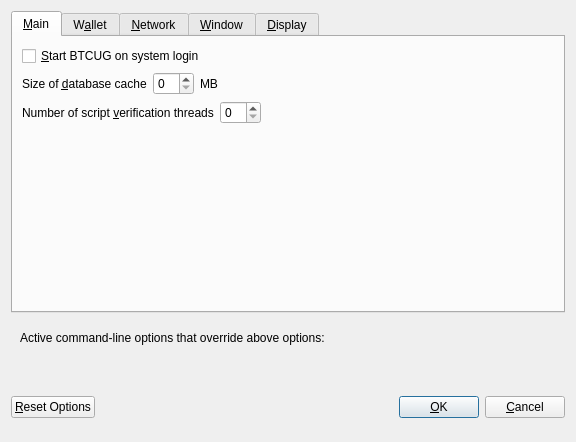
<?xml version="1.0" encoding="UTF-8"?>
<ui version="4.0">
 <class>OptionsDialog</class>
 <widget class="QDialog" name="OptionsDialog">
  <property name="geometry">
   <rect>
    <x>0</x>
    <y>0</y>
    <width>576</width>
    <height>442</height>
   </rect>
  </property>
  <property name="windowTitle">
   <string>Options</string>
  </property>
  <property name="modal">
   <bool>true</bool>
  </property>
  <layout class="QVBoxLayout" name="verticalLayout">
   <item>
    <widget class="QTabWidget" name="tabWidget">
     <property name="currentIndex">
      <number>0</number>
     </property>
     <widget class="QWidget" name="tabMain">
      <attribute name="title">
       <string>&amp;Main</string>
      </attribute>
      <layout class="QVBoxLayout" name="verticalLayout_Main">
       <item>
        <widget class="QCheckBox" name="bitcoinAtStartup">
         <property name="toolTip">
          <string>Automatically start BTCUG after logging in to the system.</string>
         </property>
         <property name="text">
          <string>&amp;Start BTCUG on system login</string>
         </property>
        </widget>
       </item>
       <item>
        <layout class="QHBoxLayout" name="horizontalLayout_2_Main">
         <item>
          <widget class="QLabel" name="databaseCacheLabel">
           <property name="text">
            <string>Size of &amp;database cache</string>
           </property>
           <property name="textFormat">
            <enum>Qt::PlainText</enum>
           </property>
           <property name="buddy">
            <cstring>databaseCache</cstring>
           </property>
          </widget>
         </item>
         <item>
          <widget class="QSpinBox" name="databaseCache"/>
         </item>
         <item>
          <widget class="QLabel" name="databaseCacheUnitLabel">
           <property name="text">
            <string>MB</string>
           </property>
           <property name="textFormat">
            <enum>Qt::PlainText</enum>
           </property>
          </widget>
         </item>
         <item>
          <spacer name="horizontalSpacer_2_Main">
           <property name="orientation">
            <enum>Qt::Horizontal</enum>
           </property>
           <property name="sizeHint" stdset="0">
            <size>
             <width>40</width>
             <height>20</height>
            </size>
           </property>
          </spacer>
         </item>
        </layout>
       </item>
       <item>
        <layout class="QHBoxLayout" name="horizontalLayout_3_Main">
         <item>
          <widget class="QLabel" name="threadsScriptVerifLabel">
           <property name="text">
            <string>Number of script &amp;verification threads</string>
           </property>
           <property name="textFormat">
            <enum>Qt::PlainText</enum>
           </property>
           <property name="buddy">
            <cstring>threadsScriptVerif</cstring>
           </property>
          </widget>
         </item>
         <item>
          <widget class="QSpinBox" name="threadsScriptVerif">
           <property name="toolTip">
            <string>(0 = auto, &lt;0 = leave that many cores free)</string>
           </property>
          </widget>
         </item>
         <item>
          <spacer name="horizontalSpacer_3_Main">
           <property name="orientation">
            <enum>Qt::Horizontal</enum>
           </property>
           <property name="sizeHint" stdset="0">
            <size>
             <width>40</width>
             <height>20</height>
            </size>
           </property>
          </spacer>
         </item>
        </layout>
       </item>
       <item>
        <spacer name="verticalSpacer_2">
         <property name="orientation">
          <enum>Qt::Vertical</enum>
         </property>
         <property name="sizeHint" stdset="0">
          <size>
           <width>20</width>
           <height>40</height>
          </size>
         </property>
        </spacer>
       </item>
      </layout>
     </widget>
     <widget class="QWidget" name="tabWallet">
      <attribute name="title">
       <string>W&amp;allet</string>
      </attribute>
      <layout class="QVBoxLayout" name="verticalLayout_Wallet">
       <item>
        <layout class="QHBoxLayout" name="horizontalLayout_2_Wallet">
         <item>
          <widget class="QLabel" name="labelStakeSplitThresholdText">
           <property name="text">
            <string>Stake split threshold:</string>
           </property>
          </widget>
         </item>
         <item>
          <widget class="QSpinBox" name="spinBoxStakeSplitThreshold">
           <property name="minimum">
            <number>1</number>
           </property>
           <property name="maximum">
            <number>999999</number>
           </property>
          </widget>
         </item>
        </layout>
       </item>
       <item>
        <widget class="QGroupBox" name="groupBox">
         <property name="title">
          <string>Expert</string>
         </property>
         <layout class="QVBoxLayout" name="verticalLayout_2">
          <item>
           <widget class="QCheckBox" name="coinControlFeatures">
            <property name="toolTip">
             <string>Whether to show coin control features or not.</string>
            </property>
            <property name="text">
             <string>Enable coin &amp;control features</string>
            </property>
           </widget>
          </item>
          <item>
           <widget class="QCheckBox" name="showMasternodesTab">
            <property name="toolTip">
             <string>Show additional tab listing all your masternodes in first sub-tab&lt;br/&gt;and all masternodes on the network in second sub-tab.</string>
            </property>
            <property name="text">
             <string>Show Masternodes Tab</string>
            </property>
           </widget>
          </item>
          <item>
           <widget class="QCheckBox" name="spendZeroConfChange">
            <property name="toolTip">
             <string>If you disable the spending of unconfirmed change, the change from a transaction&lt;br/&gt;cannot be used until that transaction has at least one confirmation.&lt;br/&gt;This also affects how your balance is computed.</string>
            </property>
            <property name="text">
             <string>&amp;Spend unconfirmed change</string>
            </property>
           </widget>
          </item>
         </layout>
        </widget>
       </item>
       <item>
        <spacer name="verticalSpacer_Wallet">
         <property name="orientation">
          <enum>Qt::Vertical</enum>
         </property>
         <property name="sizeHint" stdset="0">
          <size>
           <width>20</width>
           <height>40</height>
          </size>
         </property>
        </spacer>
       </item>
      </layout>
     </widget>
     <widget class="QWidget" name="tabNetwork">
      <attribute name="title">
       <string>&amp;Network</string>
      </attribute>
      <layout class="QVBoxLayout" name="verticalLayout_Network">
       <item>
        <widget class="QCheckBox" name="mapPortUpnp">
         <property name="toolTip">
          <string>Automatically open the BTCUG client port on the router. This only works when your router supports UPnP and it is enabled.</string>
         </property>
         <property name="text">
          <string>Map port using &amp;UPnP</string>
         </property>
        </widget>
       </item>
       <item>
        <widget class="QCheckBox" name="allowIncoming">
         <property name="toolTip">
          <string>Accept connections from outside</string>
         </property>
         <property name="text">
          <string>Allow incoming connections</string>
         </property>
        </widget>
       </item>
       <item>
        <widget class="QCheckBox" name="connectSocks">
         <property name="toolTip">
          <string>Connect to the BTCUG network through a SOCKS5 proxy.</string>
         </property>
         <property name="text">
          <string>&amp;Connect through SOCKS5 proxy (default proxy):</string>
         </property>
        </widget>
       </item>
       <item>
        <layout class="QHBoxLayout" name="horizontalLayout_1_Network">
         <item>
          <widget class="QLabel" name="proxyIpLabel">
           <property name="text">
            <string>Proxy &amp;IP:</string>
           </property>
           <property name="textFormat">
            <enum>Qt::PlainText</enum>
           </property>
           <property name="buddy">
            <cstring>proxyIp</cstring>
           </property>
          </widget>
         </item>
         <item>
          <widget class="QValidatedLineEdit" name="proxyIp">
           <property name="minimumSize">
            <size>
             <width>140</width>
             <height>0</height>
            </size>
           </property>
           <property name="maximumSize">
            <size>
             <width>140</width>
             <height>16777215</height>
            </size>
           </property>
           <property name="toolTip">
            <string>IP address of the proxy (e.g. IPv4: 127.0.0.1 / IPv6: ::1)</string>
           </property>
          </widget>
         </item>
         <item>
          <widget class="QLabel" name="proxyPortLabel">
           <property name="text">
            <string>&amp;Port:</string>
           </property>
           <property name="textFormat">
            <enum>Qt::PlainText</enum>
           </property>
           <property name="buddy">
            <cstring>proxyPort</cstring>
           </property>
          </widget>
         </item>
         <item>
          <widget class="QLineEdit" name="proxyPort">
           <property name="minimumSize">
            <size>
             <width>55</width>
             <height>0</height>
            </size>
           </property>
           <property name="maximumSize">
            <size>
             <width>55</width>
             <height>16777215</height>
            </size>
           </property>
           <property name="toolTip">
            <string>Port of the proxy (e.g. 9050)</string>
           </property>
          </widget>
         </item>
         <item>
          <spacer name="horizontalSpacer_1_Network">
           <property name="orientation">
            <enum>Qt::Horizontal</enum>
           </property>
           <property name="sizeHint" stdset="0">
            <size>
             <width>40</width>
             <height>20</height>
            </size>
           </property>
          </spacer>
         </item>
        </layout>
       </item>
       <item>
        <spacer name="verticalSpacer_Network">
         <property name="orientation">
          <enum>Qt::Vertical</enum>
         </property>
         <property name="sizeHint" stdset="0">
          <size>
           <width>20</width>
           <height>40</height>
          </size>
         </property>
        </spacer>
       </item>
      </layout>
     </widget>
     <widget class="QWidget" name="tabWindow">
      <attribute name="title">
       <string>&amp;Window</string>
      </attribute>
      <layout class="QVBoxLayout" name="verticalLayout_Window">
       <item>
        <widget class="QCheckBox" name="minimizeToTray">
         <property name="toolTip">
          <string>Show only a tray icon after minimizing the window.</string>
         </property>
         <property name="text">
          <string>&amp;Minimize to the tray instead of the taskbar</string>
         </property>
        </widget>
       </item>
       <item>
        <widget class="QCheckBox" name="minimizeOnClose">
         <property name="toolTip">
          <string>Minimize instead of exit the application when the window is closed. When this option is enabled, the application will be closed only after selecting Quit in the menu.</string>
         </property>
         <property name="text">
          <string>M&amp;inimize on close</string>
         </property>
        </widget>
       </item>
       <item>
        <spacer name="verticalSpacer_Window">
         <property name="orientation">
          <enum>Qt::Vertical</enum>
         </property>
         <property name="sizeHint" stdset="0">
          <size>
           <width>20</width>
           <height>40</height>
          </size>
         </property>
        </spacer>
       </item>
      </layout>
     </widget>
     <widget class="QWidget" name="tabDisplay">
      <attribute name="title">
       <string>&amp;Display</string>
      </attribute>
      <layout class="QVBoxLayout" name="verticalLayout_Display">
       <item>
        <layout class="QHBoxLayout" name="horizontalLayout_1_Display">
         <item>
          <widget class="QLabel" name="langLabel">
           <property name="text">
            <string>User Interface &amp;language:</string>
           </property>
           <property name="textFormat">
            <enum>Qt::PlainText</enum>
           </property>
           <property name="buddy">
            <cstring>lang</cstring>
           </property>
          </widget>
         </item>
         <item>
          <widget class="QValueComboBox" name="lang">
           <property name="toolTip">
            <string>The user interface language can be set here. This setting will take effect after restarting BTCUG.</string>
           </property>
          </widget>
         </item>
        </layout>
       </item>
       <item>
        <widget class="QLabel" name="label_3">
         <property name="toolTip">
          <string notr="true"/>
         </property>
         <property name="statusTip">
          <string notr="true"/>
         </property>
         <property name="whatsThis">
          <string notr="true"/>
         </property>
         <property name="accessibleName">
          <string notr="true"/>
         </property>
         <property name="text">
          <string>Language missing or translation incomplete? Help contributing translations here:
https://discord.gg/vCgKhFFeJt</string>
         </property>
         <property name="wordWrap">
          <bool>true</bool>
         </property>
         <property name="openExternalLinks">
          <bool>true</bool>
         </property>
         <property name="textInteractionFlags">
          <set>Qt::TextBrowserInteraction</set>
         </property>
        </widget>
       </item>
       <item>
        <layout class="QHBoxLayout" name="horizontalLayout_2_Display" stretch="0,0">
         <item>
          <widget class="QLabel" name="themeLabel">
           <property name="text">
            <string>User Interface Theme:</string>
           </property>
          </widget>
         </item>
         <item>
          <widget class="QValueComboBox" name="theme"/>
         </item>
        </layout>
       </item>
       <item>
        <widget class="QWidget" name="verticalDisplayWidget" native="true">
         <layout class="QVBoxLayout" name="verticalDisplayLayout">
          <property name="margin">
           <number>0</number>
          </property>
          <item>
           <widget class="Line" name="line">
            <property name="orientation">
             <enum>Qt::Horizontal</enum>
            </property>
           </widget>
          </item>
          <item>
           <layout class="QHBoxLayout" name="horizontalLayout_3_Display">
            <item>
             <widget class="QLabel" name="unitLabel">
              <property name="text">
               <string>Unit to show amounts in:</string>
              </property>
              <property name="textFormat">
               <enum>Qt::PlainText</enum>
              </property>
             </widget>
            </item>
            <item>
             <widget class="QValueComboBox" name="unit">
              <property name="toolTip">
               <string>Choose the default subdivision unit to show in the interface and when sending coins.</string>
              </property>
             </widget>
            </item>
           </layout>
          </item>
          <item>
           <layout class="QHBoxLayout" name="horizontalLayout_4_Display">
            <item>
             <widget class="QLabel" name="digitsLabel">
              <property name="text">
               <string>Decimal digits</string>
              </property>
             </widget>
            </item>
            <item>
             <widget class="QValueComboBox" name="digits"/>
            </item>
           </layout>
          </item>
          <item>
           <layout class="QHBoxLayout" name="horizontalLayout_5_Display">
            <item>
             <widget class="QCheckBox" name="checkBoxHideZeroBalances">
              <property name="toolTip">
               <string>Hide empty balances</string>
              </property>
              <property name="layoutDirection">
               <enum>Qt::LeftToRight</enum>
              </property>
              <property name="text">
               <string>Hide empty balances</string>
              </property>
             </widget>
            </item>
            <item>
             <widget class="QCheckBox" name="checkBoxHideOrphans">
              <property name="toolTip">
               <string>Hide orphan stakes in transaction lists</string>
              </property>
              <property name="text">
               <string>Hide orphan stakes</string>
              </property>
             </widget>
            </item>
            <item>
             <spacer name="horizontalSpacer">
              <property name="orientation">
               <enum>Qt::Horizontal</enum>
              </property>
              <property name="sizeHint" stdset="0">
               <size>
                <width>40</width>
                <height>20</height>
               </size>
              </property>
             </spacer>
            </item>
           </layout>
          </item>
          <item>
           <layout class="QHBoxLayout" name="horizontalLayout_6_Display">
            <item>
             <widget class="QLabel" name="thirdPartyTxUrlsLabel">
              <property name="toolTip">
               <string>Third party URLs (e.g. a block explorer) that appear in the transactions tab as context menu items. %s in the URL is replaced by transaction hash. Multiple URLs are separated by vertical bar |.</string>
              </property>
              <property name="text">
               <string>Third party transaction URLs</string>
              </property>
             </widget>
            </item>
            <item>
             <widget class="QLineEdit" name="thirdPartyTxUrls">
              <property name="toolTip">
               <string>Third party URLs (e.g. a block explorer) that appear in the transactions tab as context menu items. %s in the URL is replaced by transaction hash. Multiple URLs are separated by vertical bar |.</string>
              </property>
             </widget>
            </item>
           </layout>
          </item>
         </layout>
        </widget>
       </item>
       <item>
        <spacer name="verticalSpacer">
         <property name="orientation">
          <enum>Qt::Vertical</enum>
         </property>
         <property name="sizeHint" stdset="0">
          <size>
           <width>20</width>
           <height>40</height>
          </size>
         </property>
        </spacer>
       </item>
      </layout>
     </widget>
    </widget>
   </item>
   <item>
    <widget class="QFrame" name="frame">
     <layout class="QVBoxLayout" name="verticalLayout_Bottom">
      <item>
       <layout class="QHBoxLayout" name="horizontalLayout_Bottom">
        <item>
         <widget class="QLabel" name="overriddenByCommandLineInfoLabel">
          <property name="text">
           <string>Active command-line options that override above options:</string>
          </property>
          <property name="textFormat">
           <enum>Qt::PlainText</enum>
          </property>
         </widget>
        </item>
        <item>
         <spacer name="horizontalSpacer_Bottom">
          <property name="orientation">
           <enum>Qt::Horizontal</enum>
          </property>
          <property name="sizeHint" stdset="0">
           <size>
            <width>40</width>
            <height>20</height>
           </size>
          </property>
         </spacer>
        </item>
       </layout>
      </item>
      <item>
       <widget class="QLabel" name="overriddenByCommandLineLabel">
        <property name="text">
         <string/>
        </property>
        <property name="textFormat">
         <enum>Qt::PlainText</enum>
        </property>
        <property name="wordWrap">
         <bool>true</bool>
        </property>
       </widget>
      </item>
     </layout>
    </widget>
   </item>
   <item>
    <layout class="QHBoxLayout" name="horizontalLayout_Buttons">
     <item>
      <widget class="QPushButton" name="resetButton">
       <property name="toolTip">
        <string>Reset all client options to default.</string>
       </property>
       <property name="text">
        <string>&amp;Reset Options</string>
       </property>
       <property name="autoDefault">
        <bool>false</bool>
       </property>
      </widget>
     </item>
     <item>
      <spacer name="horizontalSpacer_1">
       <property name="orientation">
        <enum>Qt::Horizontal</enum>
       </property>
       <property name="sizeHint" stdset="0">
        <size>
         <width>40</width>
         <height>48</height>
        </size>
       </property>
      </spacer>
     </item>
     <item>
      <widget class="QLabel" name="statusLabel">
       <property name="minimumSize">
        <size>
         <width>200</width>
         <height>0</height>
        </size>
       </property>
       <property name="font">
        <font>
         <weight>75</weight>
         <bold>true</bold>
        </font>
       </property>
       <property name="text">
        <string/>
       </property>
       <property name="textFormat">
        <enum>Qt::PlainText</enum>
       </property>
       <property name="wordWrap">
        <bool>true</bool>
       </property>
      </widget>
     </item>
     <item>
      <spacer name="horizontalSpacer_2">
       <property name="orientation">
        <enum>Qt::Horizontal</enum>
       </property>
       <property name="sizeHint" stdset="0">
        <size>
         <width>40</width>
         <height>48</height>
        </size>
       </property>
      </spacer>
     </item>
     <item>
      <widget class="QPushButton" name="okButton">
       <property name="text">
        <string>&amp;OK</string>
       </property>
       <property name="autoDefault">
        <bool>false</bool>
       </property>
       <property name="default">
        <bool>true</bool>
       </property>
      </widget>
     </item>
     <item>
      <widget class="QPushButton" name="cancelButton">
       <property name="text">
        <string>&amp;Cancel</string>
       </property>
       <property name="autoDefault">
        <bool>false</bool>
       </property>
      </widget>
     </item>
    </layout>
   </item>
  </layout>
 </widget>
 <customwidgets>
  <customwidget>
   <class>QValidatedLineEdit</class>
   <extends>QLineEdit</extends>
   <header>qvalidatedlineedit.h</header>
  </customwidget>
  <customwidget>
   <class>QValueComboBox</class>
   <extends>QComboBox</extends>
   <header>qvaluecombobox.h</header>
  </customwidget>
 </customwidgets>
 <resources/>
 <connections/>
</ui>
